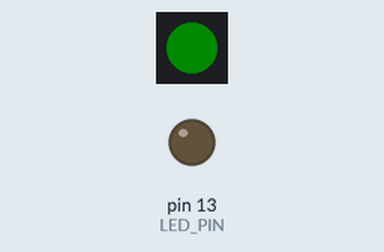
Simulated run of this sketch. Board: Arduino Leonardo, built with avr-gcc and run on an emulated ATmega32U4. On the bench: 1 RGB LEDs in strip order, left to right, output pins drawn as LEDs (lit = HIGH). Dim RGB values are drawn brighter than linear; the strip is taken to match the declared colour order; USB keyboard and mouse output is not drawn.

Above: at 2.1 s.
At 31.7 s:
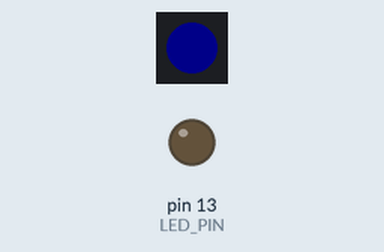
Timing chart, 0 to 79.0 s (numbered marks = the images above):
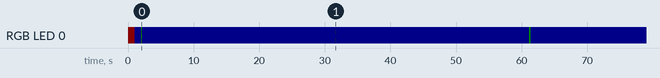

Measured:
- by itself, RGB LED 0: off → RGB(10, 0, 0) at 0.00 s, → RGB(0, 0, 10) 1.0 s later, → RGB(0, 10, 0) 1.0 s later, → RGB(0, 0, 10) 0.20 s later, … (8 changes in this stretch)

The sketch:

arduino-mouse-jiggler.ino
```cpp
#include <Arduino.h>

#include "MouseJiggler.h"

const MouseJiggler JIGGLER;
const int SECOND = 1000;
const unsigned long TIME_TO_WAIT_FOR_MOUSE_MOVEMENT =
    (unsigned long)59 * SECOND;

const int RGB_LED_NUMBER = 1;
const int NEOPIXEL_PIN = 4;
const int LED_PIN = 13;

void setup() { JIGGLER.bigin(RGB_LED_NUMBER, NEOPIXEL_PIN, LED_PIN); }

void loop() {
    JIGGLER.moveJiggle();
    delay(TIME_TO_WAIT_FOR_MOUSE_MOVEMENT);
}
```

MouseJiggler.cpp
```cpp
#include "MouseJiggler.h"

#include <Adafruit_NeoPixel.h>
#include <Mouse.h>

const Adafruit_NeoPixel NEO_PIXEL;

void MouseJiggler::turnOnTheLed(int brightness, int red, int green, int blue) {
    NEO_PIXEL.clear();
    NEO_PIXEL.setBrightness(brightness);
    NEO_PIXEL.setPixelColor(0, red, green, blue);
    NEO_PIXEL.show();
}

void MouseJiggler::turnOnTheStartUp() {
    turnOnTheLed(BASE_BRIGHTNESS, 255, NO_COLOR, NO_COLOR);
}

void MouseJiggler::turnOnThePower() {
    turnOnTheLed(BASE_BRIGHTNESS, NO_COLOR, NO_COLOR, 255);
}

void MouseJiggler::turnOnTheProc() {
    turnOnTheLed(BASE_BRIGHTNESS, NO_COLOR, 255, NO_COLOR);
}

MouseJiggler::MouseJiggler() {}

void MouseJiggler::bigin(int rgbLedNumber, int neoPixelPin, int ledPin) {
    NEO_PIXEL =
        Adafruit_NeoPixel(rgbLedNumber, neoPixelPin, NEO_RGB + NEO_KHZ800);
    NEO_PIXEL.begin();
    turnOnTheStartUp();
    pinMode(ledPin, OUTPUT);
    delay(1000);
    turnOnThePower();
    delay(1000);
    Mouse.begin();
}

void MouseJiggler::moveJiggle() {
    turnOnTheProc();
    Mouse.move(MOVE_X_AXIS, MOVE_Y_AXIS);
    delay(200);
    Mouse.move(RETURN_X_AXIS, RETURN_Y_AXIS);
    turnOnThePower();
}
```

MouseJiggler.h
```cpp
#pragma once

class MouseJiggler {
   private:
    static const int MOVE_X_AXIS = 3;
    static const int RETURN_X_AXIS = -MOVE_X_AXIS;
    static const int MOVE_Y_AXIS = 0;
    static const int RETURN_Y_AXIS = -MOVE_Y_AXIS;
    static const int NO_COLOR = 0;
    static const int BASE_BRIGHTNESS = 10;

    void turnOnTheLed(int brightness, int red, int green, int blue);
    void turnOnTheStartUp();
    void turnOnThePower();
    void turnOnTheProc();

   public:
    MouseJiggler();
    void bigin(int rgbLedNumber, int neoPixelPin, int ledPin);
    void moveJiggle();
};
```
